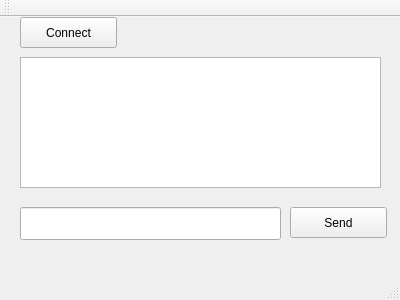
<?xml version="1.0" encoding="UTF-8"?>
<ui version="4.0">
 <class>MainWindow</class>
 <widget class="QMainWindow" name="MainWindow">
  <property name="geometry">
   <rect>
    <x>0</x>
    <y>0</y>
    <width>400</width>
    <height>300</height>
   </rect>
  </property>
  <property name="windowTitle">
   <string>MainWindow</string>
  </property>
  <widget class="QWidget" name="centralWidget">
   <widget class="QTextEdit" name="textEdit">
    <property name="geometry">
     <rect>
      <x>20</x>
      <y>40</y>
      <width>361</width>
      <height>131</height>
     </rect>
    </property>
   </widget>
   <widget class="QLineEdit" name="lineEdit">
    <property name="geometry">
     <rect>
      <x>20</x>
      <y>190</y>
      <width>261</width>
      <height>33</height>
     </rect>
    </property>
   </widget>
   <widget class="QPushButton" name="connectButton">
    <property name="geometry">
     <rect>
      <x>20</x>
      <y>0</y>
      <width>97</width>
      <height>31</height>
     </rect>
    </property>
    <property name="text">
     <string>Connect</string>
    </property>
   </widget>
   <widget class="QPushButton" name="sendButton">
    <property name="geometry">
     <rect>
      <x>290</x>
      <y>190</y>
      <width>97</width>
      <height>31</height>
     </rect>
    </property>
    <property name="text">
     <string>Send</string>
    </property>
   </widget>
  </widget>
  <widget class="QMenuBar" name="menuBar">
   <property name="geometry">
    <rect>
     <x>0</x>
     <y>0</y>
     <width>400</width>
     <height>27</height>
    </rect>
   </property>
  </widget>
  <widget class="QToolBar" name="mainToolBar">
   <attribute name="toolBarArea">
    <enum>TopToolBarArea</enum>
   </attribute>
   <attribute name="toolBarBreak">
    <bool>false</bool>
   </attribute>
  </widget>
  <widget class="QStatusBar" name="statusBar"/>
 </widget>
 <layoutdefault spacing="6" margin="11"/>
 <resources/>
 <connections/>
</ui>
